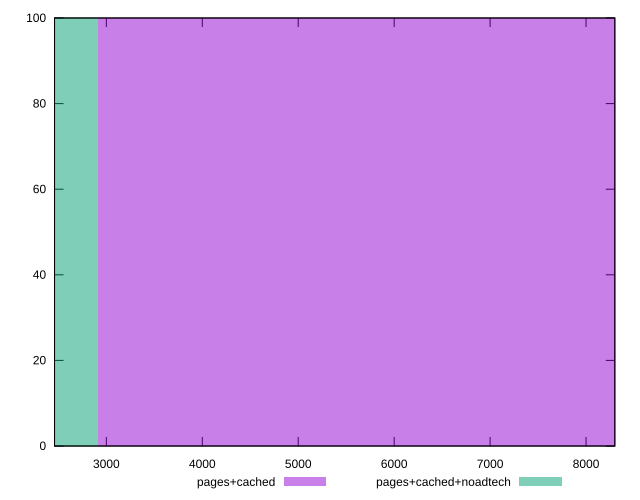

The script that saved this image:
reset

$pagesCached <<EOF
5832.47943729597 100
EOF

$pagesCachedNoadtech <<EOF
0 100
EOF

set key outside below
set boxwidth 5832.47943729597
set xrange [2460:8300]
set yrange [0:100]
set trange [0:100]
set style fill transparent solid 0.5 noborder
set terminal svg size 640, 500 enhanced background rgb 'white'
set output "report_00018_2021-02-10T15-25-16.877Z/uses-text-compression/comparison/histogram/1_vs_2.svg"

plot $pagesCached title "pages+cached" with boxes, \
     $pagesCachedNoadtech title "pages+cached+noadtech" with boxes

reset
